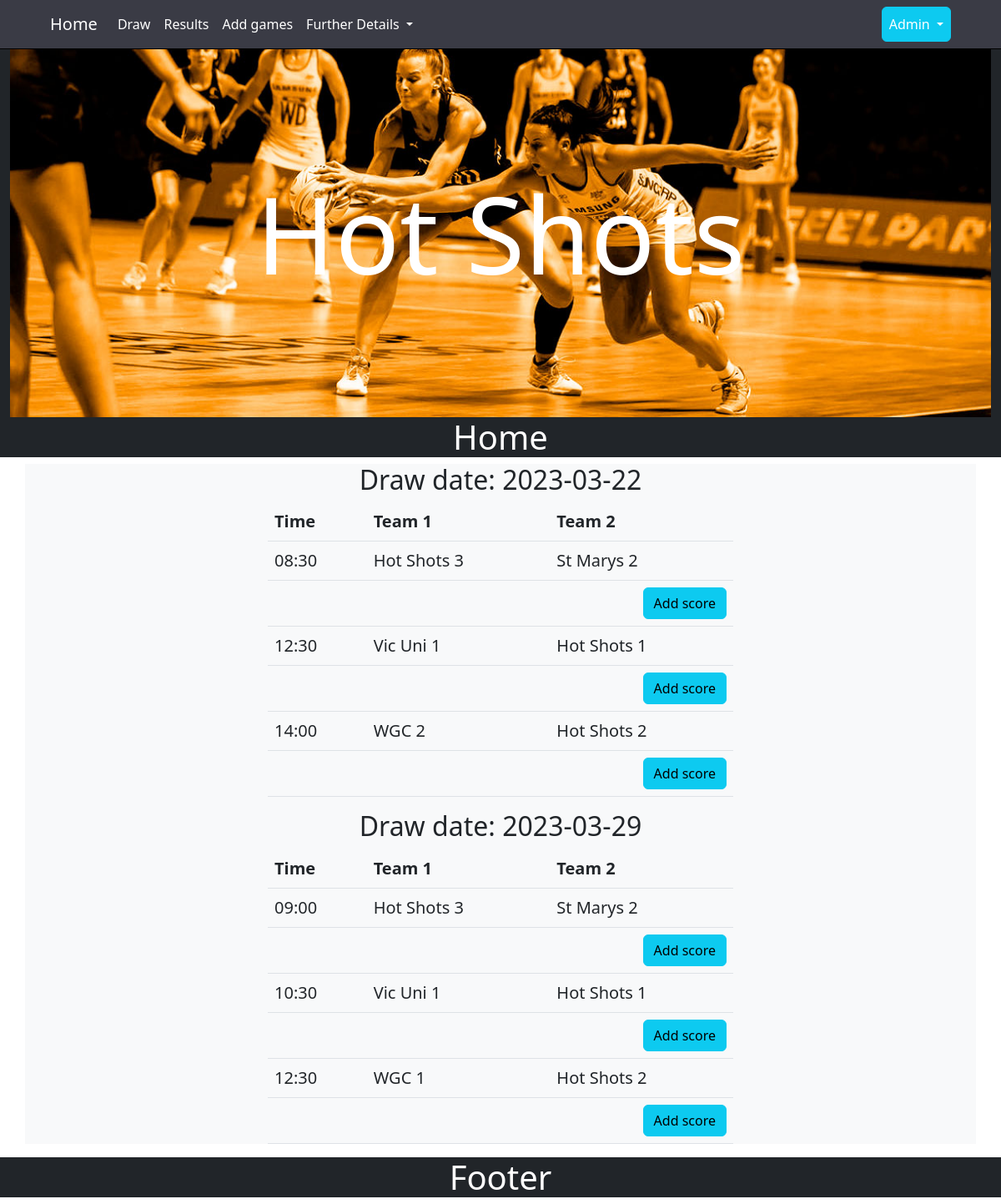
The page /draw on the database as committed earlier.
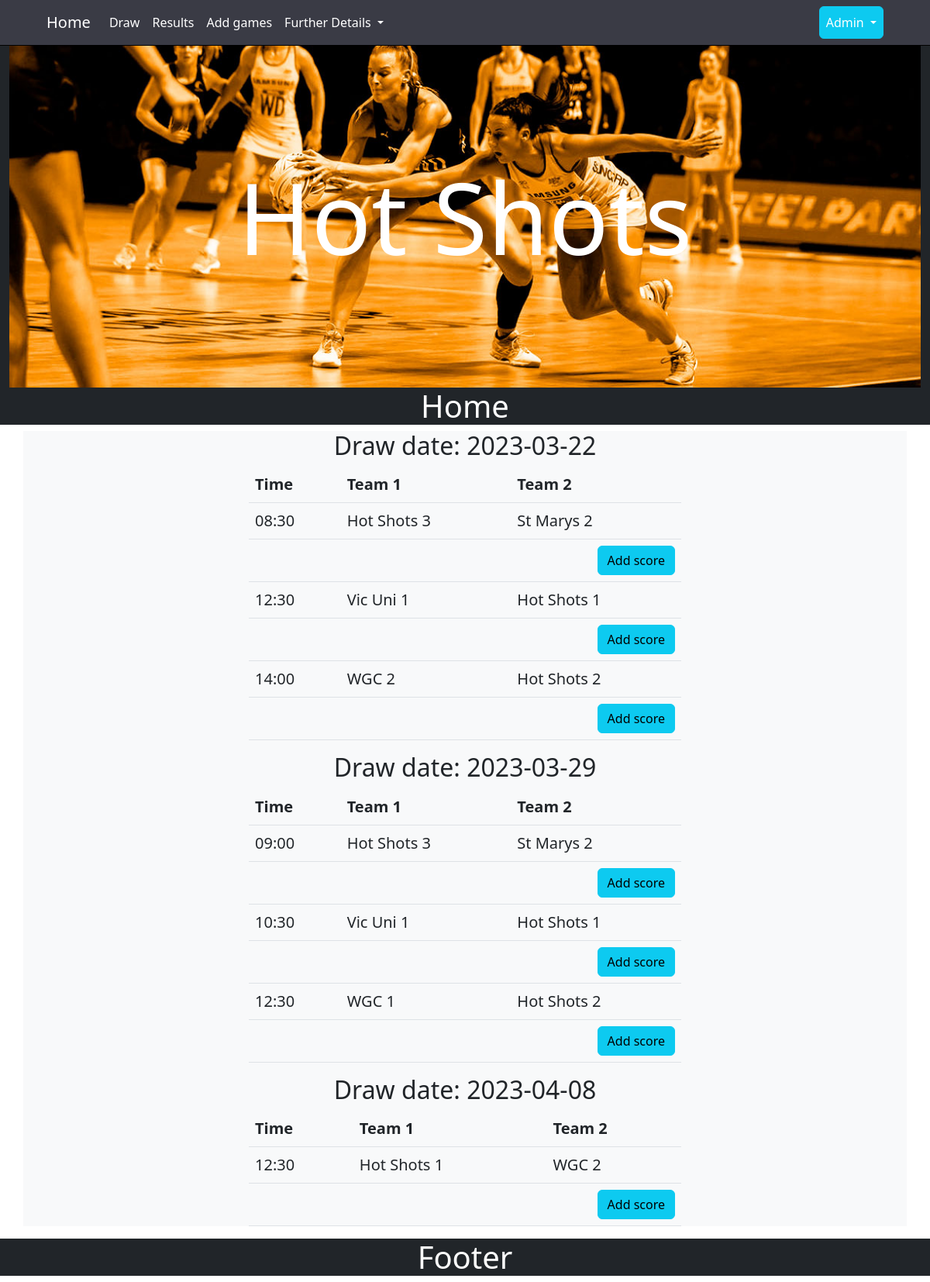
The same page on the database as committed later.
### tables this page shows
CREATE TABLE draw
(
    draw_id   integer primary key autoincrement,
    draw_date date    not null,
    team_1    integer not null,
    score_1   integer,
    team_2    integer not null,
    score_2   integer,
    foreign key (team_1) references team (team_id),
    foreign key (team_2) references team (team_id),
    unique(draw_date,team_1,team_2)
);

CREATE TABLE team(
    team_id integer primary key autoincrement ,
    team_name text not null unique
);

### server.py (the view)
@app.route('/draw')
def draw():
    sql = """ select d.draw_id as "game_id",
    strftime('%Y-%m-%d ', d.draw_date) as "Date",
    strftime('%H:%M', d.draw_date) as "Time",
    b.team_name as "team_1",
    c.team_name as "team_2"
    from draw d
    join team b on  d.team_1 = b.team_id
    join team c on  d.team_2 = c.team_id """
    draw = run_search_query_tuples(sql, (), db_path, True)
    return render_template("netball.html", games=draw)

### db_functions.py (called while the page is built)
def run_search_query_tuples(sql_query,values_tuple, file_path, rowfactory=False):
    result = None
    try:
        db = sqlite3.connect(file_path)
        if rowfactory:
            db.row_factory = sqlite3.Row
        cursor = db.cursor()
        cursor.execute(sql_query,values_tuple)
        result = cursor.fetchall()
        cursor.close()
    except sqlite3.Error as error:
        print("Error running search query tuples: {}".format(error))
        return None
    db.close()
    if result is None:
        print("No search values were found")
    return result

### templates/netball.html
{% extends "layout.html" %}
{% block content %}
<div class="container bg-light">
{% set ns=namespace(drawdate = "") %}
{% for row in games %}
    {% if loop.index0 == 0 %}
        {% set ns.drawdate=row['Date'] %}
        <h2 class="text-center"> Draw date: {{ns.drawdate}}</h2>
        <table class="table w-50 mx-auto">
        <thead>
        <tr><th>Time</th><th>Team 1</th><th>Team 2</th></tr>
        </thead>
    {% endif %}
    {% if ns.drawdate != row['Date'] %}
        {% set ns.drawdate=row['Date'] %}
        </table>
        <h2 class="text-center">Draw date: {{ns.drawdate}}</h2>
        <table class="table w-50 mx-auto">
        <thead>
        <tr><th>Time</th><th>Team 1</th><th>Team 2</th></tr>
        </thead>
    {% endif %}
    <tr><td>{{ row['Time'] }}</td><td> {{ row['team_1'] }}</td><td>{{ row['team_2'] }}</td></tr>
     <tr><td colspan="4" class="text-end"><a class="btn btn-info" href="{{ url_for('addscore' , id=row['game_id'] ) }}" role="button">Add score</a></td> </tr>
{% endfor %}
</table>
    </div>
{% endblock %}

Rows that differ between the two databases and show on the page:
added draw: drawdate "2023-04-08", Time "12:30", team_1 "Hot Shots 1", team_2 "WGC 2"
